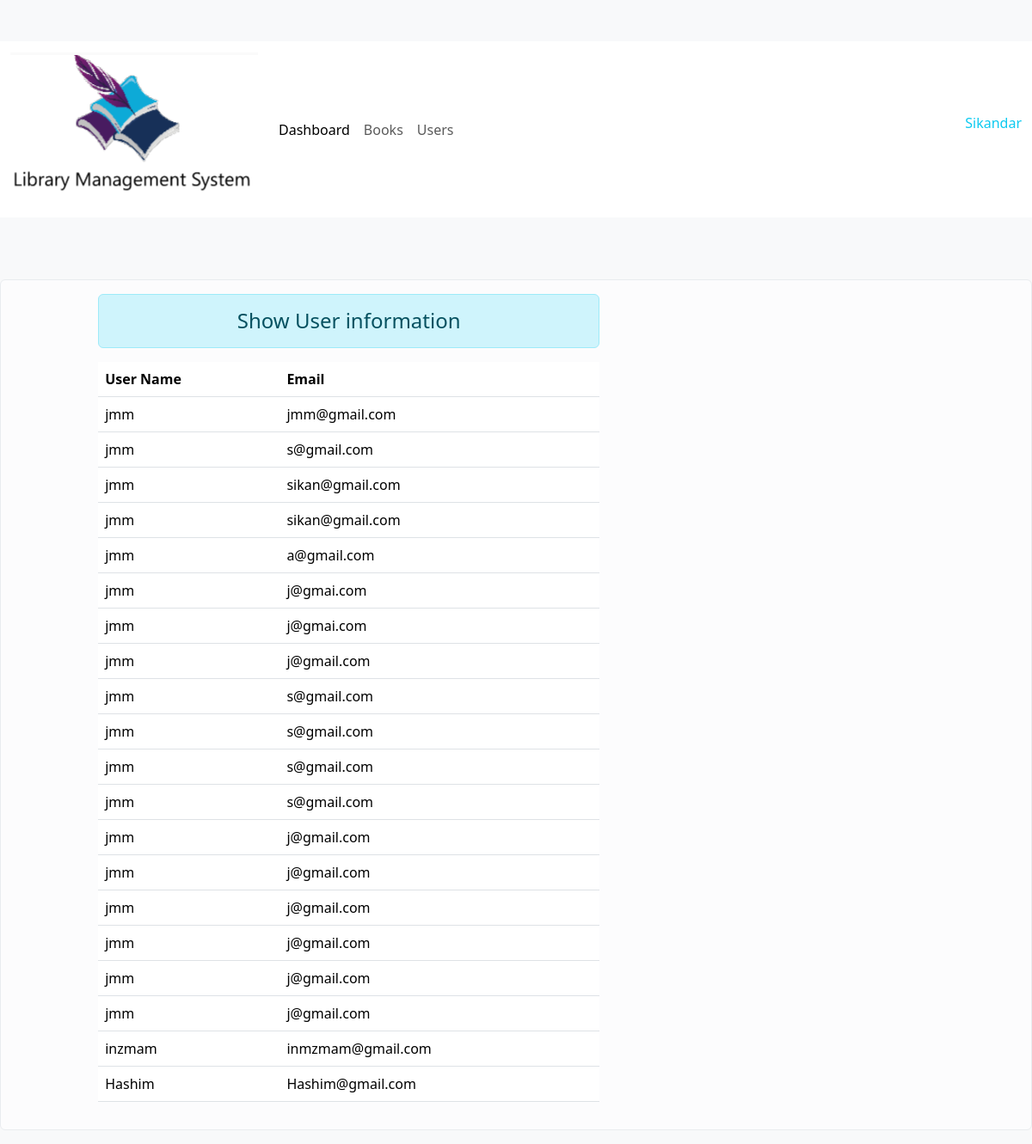
/user, run on the app's committed database.
### library/models.py (models this page shows)
class User(models.Model):
    User_name=models.CharField(max_length=70)
    Email=models.EmailField(max_length=70)
    Password=models.CharField(max_length=50)

### library/views.py (the view)
# urls.py: path('user', views.user, name='USER'),
def user(request):
    stud=User.objects.all()
    return render(request,'User.html',context={'user': stud})

### library/templates/User.html (shortened to what this page needs)
<!DOCTYPE html>
<html lang="en">
    <head>
        {% load static %}
         <link rel="stylesheet" type="text/css" href="{% static 'css/style.css' %}">
         <link rel="stylesheet" href="{% static 'css/bootstrap.css'%}">
        <link rel="stylesheet" href="bootStrap/css/bootstrap.min.css">
        <link rel='stylesheet' href='https://cdn-uicons.flaticon.com/uicons-regular-rounded/css/uicons-regular-rounded.css'>
        <link rel='stylesheet' href='https://cdn-uicons.flaticon.com/uicons-solid-straight/css/uicons-solid-straight.css'>
        <link rel='stylesheet' href='https://cdn-uicons.flaticon.com/uicons-solid-rounded/css/uicons-solid-rounded.css'>
        <link rel='stylesheet' href='https://cdn-uicons.flaticon.com/uicons-regular-straight/css/uicons-regular-straight.css'>
</head>
<body class="bg-light">
    <br>
    <br>
    <nav class="navbar navbar-expand-lg navbar-light bg-white">
        <div class="container-fluid">
          <a class="navbar-brand" href="index.html"><img class="brandStyle" src={% static 'css/logo.png' %} alt=""></a>
          <div class="collapse navbar-collapse" id="navbarTogglerDemo02">
            <ul class="navbar-nav me-auto mb-2 mb-lg-0">
                <li class="nav-item">
                <a class="nav-link active" aria-current="page" href="{% url 'index1'%}">Dashboard</a>
              </li>
              <li class="nav-item">
                <a class="nav-link" href="{% url 'Book'%}" >Books</a>
              </li>
                <a class="nav-link" href="{% url 'USER'%}" tabindex="-1" aria-disabled="true">Users</a>
            </ul>
            <form class="d-flex gap-2">
                <p class="p text-info">Sikandar</p>
            </form>
          </div>
        </div>
      </nav>
<br>
<br>
<br>
      <div class="alert alert-light">
      <div class="col-sm-6 offset-1">
        <h4 class="text-center alert alert-info">Show User information</h4>
        {%if user %}
                <table class="table table-hover bg-light">
                    <thead>
                        <tr>
                        <th scope="col">User Name</th>
                        <th scope="col">Email</th>
                        </tr>
                    </thead>
                    <tbody>
                        {% for st in user %}
                        <tr>
                        <td>{{st.User_name}}</td>
                        <td>{{st.Email}}</td>
                        {% endfor %}
                    </tbody>
                </table>
            {%else%}
            <h4>No Record in the Table</h4>
        {%endif %}
    </div>
    </div>
      </body>

### library/static/css/style.css (style rules this page uses)
body { margin: 0%; }

### data on the page
User: User_name "jmm", Email "jmm@gmail.com"
User: User_name "jmm", Email "s@gmail.com"
User: User_name "jmm", Email "sikan@gmail.com"
User: User_name "jmm", Email "sikan@gmail.com"
User: User_name "jmm", Email "a@gmail.com"
User: User_name "jmm", Email "j@gmai.com"
User: User_name "jmm", Email "j@gmai.com"
User: User_name "jmm", Email "j@gmail.com"
User: User_name "jmm", Email "s@gmail.com"
User: User_name "jmm", Email "s@gmail.com"
User: User_name "jmm", Email "s@gmail.com"
User: User_name "jmm", Email "s@gmail.com"
User: User_name "jmm", Email "j@gmail.com"
User: User_name "jmm", Email "j@gmail.com"
User: User_name "jmm", Email "j@gmail.com"
User: User_name "jmm", Email "j@gmail.com"
User: User_name "jmm", Email "j@gmail.com"
User: User_name "jmm", Email "j@gmail.com"
User: User_name "inzmam", Email "inmzmam@gmail.com"
User: User_name "Hashim", Email "Hashim@gmail.com"
